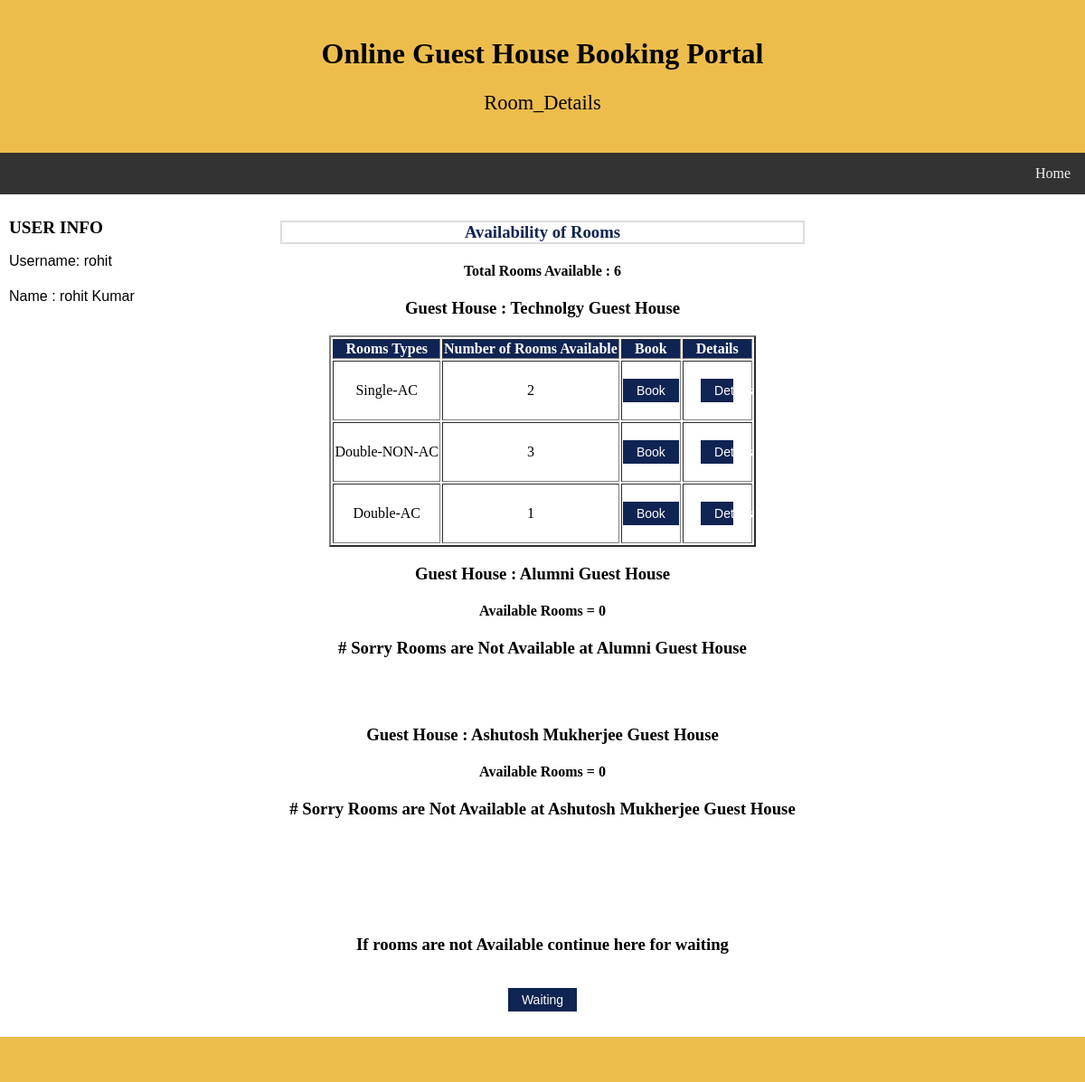
The page /book/1 (signed in) on the database its author committed.
### main/models.py (models this page shows, shortened)
class GuestHouse(models.Model):
    name = models.CharField(max_length=100, null=False, unique=True)
    code = models.CharField(max_length=3, null=True, unique=True)
    active = models.BooleanField(default=True)

class Rooms(models.Model):
    roomID = models.CharField( default=None, max_length=30)
    ROOM_TYPES = [
        ('Single-AC', 'Single-AC'),
        ('Double-AC', 'Double-AC'),
        ('Single-NON-AC', 'Single NON-AC'),
        ('Double-NON-AC', 'Double-NON-AC'),
    ]
    room_type = models.CharField( max_length=20, choices=ROOM_TYPES, null=False)
    guesthouse = models.ForeignKey(GuestHouse, on_delete=models.CASCADE, null=False, blank=False)
    price = models.PositiveIntegerField( default=None, blank=False, null=False)
    services = models.CharField( default="No special services available", null=True, max_length=50)
    class Meta:
        verbose_name_plural='Rooms'
        db_table = 'OGHBS_Rooms'
        ordering = ['roomID']

### main/views.py (the view)
# urls.py: path('book/<int:t>', views.book, name='book'),
def book(request, t):                               #request variable takes a GET or POST HTTP request
        user =request.user
        if user.username and user.is_staff is False and user.is_superuser is False:
            if request.method == 'POST':
                return redirect('index')
            else:
                tt = PreReservation.objects.get(id = t)
                start_date = tt.start_date
                end_date = tt.end_date
                T = Reservation.objects.filter(
                    Q(start_date__range =(start_date, end_date)) | Q(end_date__range =(start_date, end_date))).filter(status = True).filter(waiting=False)
                R = []
                for t in T:
                    f = t.rooms_allocated
                    if f.id not in R:
                            R.append(f.id)
                G = GuestHouse.objects.all()
                context = []
                for g in G:
                    rooms_available = Rooms.objects.exclude(pk__in = R).filter(guesthouse_id=g.id)
                    no_rooms = 0
                    rooms = []
                    for t in rooms_available:
                        r = t.room_type
                        flag = 0
                        no_rooms = no_rooms+1
                        for i in rooms:
                            if r in i.values():
                                i['count'] = i['count']+1
                                flag = 1
                        if flag == 0:
                            rooms.append({'type': r, 'count': 1 })
                    context.append({ 'G': g, 'no_rooms': no_rooms, 'rooms': rooms})
                return render(request, 'booking/available.html', {'rooms': context, 'T': tt })
        else:
            messages.warning(request, 'You are not logged in. Please login')
            redirect('home')

### main/templates/booking/available.html (shortened to what this page needs)
<!DOCTYPE html>
<html lang="en">
<head>
</head>
<body>
<div class="header">
  <h1>Online Guest House Booking Portal</h1>
  <p style="font-family:times new roman;font-size:140%";>Room_Details</p>
</div>
<div class="topnav">
<a href="/profile">Home</a>
</div>
<div class="row">
  <div class="column side">
    <h2 style="font-family:times new roman;font-size:120%";>USER INFO</h2>
    <p style="font-family:arial;font-size:100%;line-height:1.2";>Username:
     {{user.username}}<br><br>
    Name    : {{user.first_name}}  {{user.last_name}}<br>
    </p>
  </div>
  <div class="column middle">
  <h3 style="color:#0f2453;border:2px solid #ddd">Availability of Rooms</h3>
                            {% for room in rooms %}
                                {% if  room.no_rooms == 0 %}
									<h3>Guest House : {{ room.G.name }}</h3>
                                    <h4>Available Rooms = {{ room.no_rooms }} </h4>
                                    <h3><span>#</span> Sorry Rooms are Not Available at {{ room.G.name }}</h3>
                                   <br>
                                   <br>
                                {% else %}
                                    <h4 >Total Rooms Available : {{ room.no_rooms }} </h4>
                                    <h3>Guest House : {{ room.G.name }}</h3>
                                                      <table border="2" align="center">
                                                          <tr style="background-color: #0f2453">
                                                            <th style="color: white">Rooms Types</th>
                                                            <th style="color: white">Number of Rooms Available</th>
                                                            <th style="color: white">Book</th>
                                                            <th style="color: white;margin-right: 1%">Details</th>
                                                          </tr>
                                                          {% for r in room.rooms %}
                                                          <tr>
                                                            <td>{{ r.type }}</td>
                                                            <td>{{ r.count }}</td>
                                                            <td>
                                                            <form method="post"  action="{% url 'book_room_verify' room.G.id T.id r.type r.count%}">
                                                                        <br><button class="button" style="width: 100%">Book</button><br><br>
                                                                    </form>
                                                            </td>
                                                        <td>
                                                           <button class="button" style="width: 50%" onclick="location.href='/roomdetails'">Details </button><br>
                                                            </td>
                                                          </tr>
                                                              {% endfor %}
                                                      </table>
                                {% endif %}
                            {% endfor %}
            <br><br><br>
            <h3> If rooms are not Available continue here for waiting </h3>
      <form method="get"  action="{% url 'waiting_show' T.id %}">
                        <br><button class="button" >Waiting</button><br><br>
      </form>
 </div>
  <div class="column side">
  </div>
</div>
<div class="footer">
</div>
</body>
</html>

### main/templates/booking/available.html (style rules this page uses)
* { box-sizing: border-box; }
body { margin: 0; }
.header { background-color: #EDBD4C; padding: 20px; text-align: center; }
.topnav { overflow: hidden; background-color: #333; }
.topnav a { float: right; display: block; color: #f2f2f2; text-align: center; padding: 14px 16px; text-decoration: none; }
.column { float: left; padding: 10px; }
.column.side { width: 25%; }
.column.middle { width: 50%; text-align: center; }
.row:after { content: ""; display: table; clear: both; }
.button { background-color: #0f2453; border: none; color: white; padding: 5px 15px; text-align: center; font-size: 14px; cursor: pointer; }
.footer { background-color: #EDBD4C; padding: 10px; text-align: center; position: relative; height: 50px; bottom: 0px; left: 0px; right: 0px; margin-bottom: 0px; }

### rows shown on the page
GuestHouse: no_rooms "6", G.name "Technolgy Guest House", count "2" "3" "1"
Rooms: type "Single-AC"
Rooms: type "Double-NON-AC"
Rooms: type "Double-AC"
GuestHouse: G.name "Alumni Guest House", no_rooms "0"
GuestHouse: G.name "Ashutosh Mukherjee Guest House", no_rooms "0"

### other values the page prints
{{ user.username }} "rohit"
{{ user.first_name }} "rohit"
{{ user.last_name }} "Kumar"
